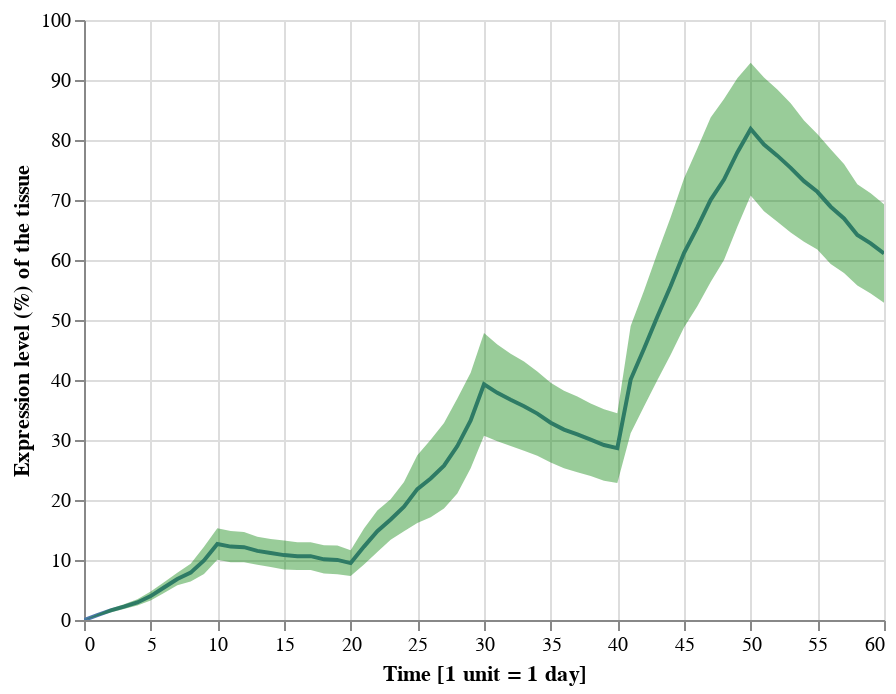

Notebook code for this chart:
### Code cell
import altair as alt
line = alt.Chart(Tr).mark_line().encode(
    x=alt.X('Time_step', title='Time [1 unit = 1 day]'),
    y=alt.Y('mean', title= 'Expression level (%) of the tissue')
)

band = alt.Chart(Tr).mark_area(
    opacity=0.4, color='green').encode(
    x=alt.X('Time_step', title='Time [1 unit = 1 day]'),
    y='lower',
    y2='upper'
)
(line + band).interactive()

### Figure 1 — Vega-Lite specification as saved in the notebook (floating-point values rounded to 4 significant figures)
{"config": {"view": {"continuousWidth": 400, "continuousHeight": 300}}, "layer": [{"mark": "line", "encoding": {"x": {"type": "quantitative", "field": "Time_step", "title": "Time [1 unit = 1 day]"}, "y": {"type": "quantitative", "field": "mean", "title": "Expression level (%) of the tissue"}}, "selection": {"selector009": {"type": "interval", "bind": "scales", "encodings": ["x", "y"]}}}, {"mark": {"type": "area", "color": "green", "opacity": 0.4}, "encoding": {"x": {"type": "quantitative", "field": "Time_step", "title": "Time [1 unit = 1 day]"}, "y": {"type": "quantitative", "field": "lower"}, "y2": {"field": "upper"}}}], "data": {"name": "data-f605af03c289a58fd88158fbe9111ecd"}, "$schema": "https://vega.github.io/schema/vega-lite/v4.8.1.json", "datasets": {"data-f605af03c289a58fd88158fbe9111ecd": [{"Time_step": 0, "Sim_1": 0.0, "Sim_2": 0.0, "Sim_3": 0.0, "Sim_4": 0.0, "Sim_5": 0.0, "Sim_6": 0.0, "Sim_7": 0.0, "Sim_8": 0.0, "Sim_9": 0.0, "Sim_10": 0.0, "Sim_11": 0.0, "Sim_12": 0.0, "Sim_13": 0.0, "Sim_14": 0.0, "Sim_15": 0.0, "Sim_16": 0.0, "Sim_17": 0.0, "Sim_18": 0.0, "Sim_19": 0.0, "Sim_20": 0.0, "mean": 0.0, "std": 0.0, "upper": 0.0, "lower": 0.0}, {"Time_step": 1, "Sim_1": 0.3546, "Sim_2": 0.7092, "Sim_3": 1.064, "Sim_4": 1.064, "Sim_5": 1.773, "Sim_6": 0.7092, "Sim_7": 1.064, "Sim_8": 1.064, "Sim_9": 0.7092, "Sim_10": 1.064, "Sim_11": 1.064, "Sim_12": 1.064, "Sim_13": 0.7092, "Sim_14": 1.064, "Sim_15": 1.064, "Sim_16": 0.7092, "Sim_17": 1.064, "Sim_18": 1.064, "Sim_19": 0.7092, "Sim_20": 0.0, "mean": 0.7979, "std": 0.3395, "upper": 0.9676, "lower": 0.6281}, {"Time_step": 2, "Sim_1": 1.418, "Sim_2": 0.7092, "Sim_3": 2.128, "Sim_4": 2.128, "Sim_5": 2.837, "Sim_6": 1.773, "Sim_7": 2.128, "Sim_8": 2.128, "Sim_9": 2.128, "Sim_10": 3.191, "Sim_11": 2.482, "Sim_12": 1.418, "Sim_13": 1.773, "Sim_14": 1.773, "Sim_15": 1.418, "Sim_16": 2.128, "Sim_17": 2.128, "Sim_18": 2.128, "Sim_19": 1.418, "Sim_20": 0.3546, "mean": 1.596, "std": 0.679, "upper": 1.935, "lower": 1.256}, {"Time_step": 3, "Sim_1": 1.773, "Sim_2": 1.418, "Sim_3": 3.191, "Sim_4": 2.482, "Sim_5": 3.546, "Sim_6": 3.191, "Sim_7": 2.837, "Sim_8": 3.191, "Sim_9": 3.901, "Sim_10": 4.61, "Sim_11": 4.61, "Sim_12": 2.837, "Sim_13": 2.482, "Sim_14": 2.837, "Sim_15": 2.837, "Sim_16": 3.546, "Sim_17": 3.546, "Sim_18": 2.837, "Sim_19": 1.773, "Sim_20": 1.418, "mean": 2.216, "std": 0.7863, "upper": 2.609, "lower": 1.823}, {"Time_step": 4, "Sim_1": 3.191, "Sim_2": 1.418, "Sim_3": 3.901, "Sim_4": 3.191, "Sim_5": 4.61, "Sim_6": 5.319, "Sim_7": 3.191, "Sim_8": 3.901, "Sim_9": 6.028, "Sim_10": 5.674, "Sim_11": 6.028, "Sim_12": 4.61, "Sim_13": 3.546, "Sim_14": 3.191, "Sim_15": 2.837, "Sim_16": 5.319, "Sim_17": 4.61, "Sim_18": 5.319, "Sim_19": 2.482, "Sim_20": 2.128, "mean": 2.926, "std": 1.059, "upper": 3.455, "lower": 2.396}, {"Time_step": 5, "Sim_1": 4.965, "Sim_2": 1.773, "Sim_3": 4.965, "Sim_4": 4.255, "Sim_5": 6.028, "Sim_6": 6.738, "Sim_7": 3.546, "Sim_8": 4.61, "Sim_9": 9.22, "Sim_10": 6.738, "Sim_11": 8.865, "Sim_12": 7.447, "Sim_13": 4.255, "Sim_14": 4.255, "Sim_15": 4.255, "Sim_16": 6.028, "Sim_17": 5.674, "Sim_18": 6.383, "Sim_19": 3.191, "Sim_20": 2.128, "mean": 3.989, "std": 1.515, "upper": 4.747, "lower": 3.232}, {"Time_step": 6, "Sim_1": 6.028, "Sim_2": 3.191, "Sim_3": 7.447, "Sim_4": 4.965, "Sim_5": 7.801, "Sim_6": 7.801, "Sim_7": 3.901, "Sim_8": 7.092, "Sim_9": 10.28, "Sim_10": 7.447, "Sim_11": 10.64, "Sim_12": 8.511, "Sim_13": 4.965, "Sim_14": 4.255, "Sim_15": 4.965, "Sim_16": 7.092, "Sim_17": 6.028, "Sim_18": 8.511, "Sim_19": 4.61, "Sim_20": 3.191, "mean": 5.408, "std": 1.794, "upper": 6.305, "lower": 4.511}, {"Time_step": 7, "Sim_1": 7.092, "Sim_2": 3.901, "Sim_3": 8.865, "Sim_4": 7.447, "Sim_5": 8.511, "Sim_6": 8.511, "Sim_7": 4.255, "Sim_8": 8.511, "Sim_9": 13.12, "Sim_10": 8.156, "Sim_11": 14.89, "Sim_12": 9.929, "Sim_13": 7.092, "Sim_14": 4.61, "Sim_15": 4.965, "Sim_16": 8.511, "Sim_17": 7.092, "Sim_18": 10.64, "Sim_19": 4.965, "Sim_20": 3.901, "mean": 6.826, "std": 2.095, "upper": 7.874, "lower": 5.779}, {"Time_step": 8, "Sim_1": 7.092, "Sim_2": 4.255, "Sim_3": 11.35, "Sim_4": 8.865, "Sim_5": 9.22, "Sim_6": 9.574, "Sim_7": 5.319, "Sim_8": 11.35, "Sim_9": 18.09, "Sim_10": 8.865, "Sim_11": 18.09, "Sim_12": 11.35, "Sim_13": 7.092, "Sim_14": 6.028, "Sim_15": 5.674, "Sim_16": 9.22, "Sim_17": 9.22, "Sim_18": 12.06, "Sim_19": 6.383, "Sim_20": 4.255, "mean": 7.89, "std": 2.986, "upper": 9.383, "lower": 6.397}, {"Time_step": 9, "Sim_1": 7.447, "Sim_2": 5.319, "Sim_3": 15.6, "Sim_4": 11.35, "Sim_5": 9.574, "Sim_6": 10.99, "Sim_7": 8.156, "Sim_8": 15.6, "Sim_9": 22.7, "Sim_10": 9.574, "Sim_11": 20.21, "Sim_12": 11.7, "Sim_13": 8.865, "Sim_14": 6.738, "Sim_15": 6.028, "Sim_16": 9.929, "Sim_17": 10.99, "Sim_18": 12.77, "Sim_19": 8.156, "Sim_20": 4.61, "mean": 9.929, "std": 4.532, "upper": 12.2, "lower": 7.663}, {"Time_step": 10, "Sim_1": 8.865, "Sim_2": 7.801, "Sim_3": 18.79, "Sim_4": 15.25, "Sim_5": 12.41, "Sim_6": 12.06, "Sim_7": 9.22, "Sim_8": 18.79, "Sim_9": 28.72, "Sim_10": 9.574, "Sim_11": 23.76, "Sim_12": 12.77, "Sim_13": 10.28, "Sim_14": 7.092, "Sim_15": 7.092, "Sim_16": 11.35, "Sim_17": 13.12, "Sim_18": 16.67, "Sim_19": 9.22, "Sim_20": 5.674, "mean": 12.68, "std": 5.239, "upper": 15.3, "lower": 10.06}, {"Time_step": 11, "Sim_1": 8.865, "Sim_2": 7.092, "Sim_3": 18.44, "Sim_4": 14.54, "Sim_5": 11.35, "Sim_6": 12.06, "Sim_7": 9.22, "Sim_8": 18.44, "Sim_9": 27.3, "Sim_10": 9.22, "Sim_11": 23.4, "Sim_12": 12.41, "Sim_13": 10.28, "Sim_14": 7.092, "Sim_15": 7.092, "Sim_16": 10.64, "Sim_17": 12.77, "Sim_18": 15.96, "Sim_19": 8.865, "Sim_20": 5.319, "mean": 12.23, "std": 5.216, "upper": 14.84, "lower": 9.626}, {"Time_step": 12, "Sim_1": 8.865, "Sim_2": 7.092, "Sim_3": 18.09, "Sim_4": 14.54, "Sim_5": 10.99, "Sim_6": 11.35, "Sim_7": 8.865, "Sim_8": 18.09, "Sim_9": 25.89, "Sim_10": 8.511, "Sim_11": 21.28, "Sim_12": 12.06, "Sim_13": 10.28, "Sim_14": 7.092, "Sim_15": 7.092, "Sim_16": 9.929, "Sim_17": 12.06, "Sim_18": 15.6, "Sim_19": 8.865, "Sim_20": 4.965, "mean": 12.15, "std": 5.076, "upper": 14.68, "lower": 9.607}, {"Time_step": 13, "Sim_1": 8.511, "Sim_2": 7.092, "Sim_3": 17.38, "Sim_4": 13.12, "Sim_5": 10.64, "Sim_6": 11.35, "Sim_7": 8.865, "Sim_8": 16.67, "Sim_9": 25.53, "Sim_10": 8.511, "Sim_11": 20.57, "Sim_12": 12.06, "Sim_13": 9.929, "Sim_14": 7.092, "Sim_15": 7.092, "Sim_16": 9.929, "Sim_17": 12.06, "Sim_18": 15.6, "Sim_19": 8.865, "Sim_20": 4.965, "mean": 11.52, "std": 4.673, "upper": 13.86, "lower": 9.188}, {"Time_step": 14, "Sim_1": 8.156, "Sim_2": 6.738, "Sim_3": 17.02, "Sim_4": 12.77, "Sim_5": 10.64, "Sim_6": 10.64, "Sim_7": 8.865, "Sim_8": 15.96, "Sim_9": 25.53, "Sim_10": 8.511, "Sim_11": 20.57, "Sim_12": 12.06, "Sim_13": 9.574, "Sim_14": 6.383, "Sim_15": 7.092, "Sim_16": 9.929, "Sim_17": 12.06, "Sim_18": 15.6, "Sim_19": 8.156, "Sim_20": 4.965, "mean": 11.17, "std": 4.673, "upper": 13.51, "lower": 8.834}, {"Time_step": 15, "Sim_1": 8.156, "Sim_2": 6.028, "Sim_3": 17.02, "Sim_4": 12.06, "Sim_5": 10.64, "Sim_6": 10.64, "Sim_7": 8.865, "Sim_8": 15.6, "Sim_9": 24.47, "Sim_10": 8.511, "Sim_11": 20.21, "Sim_12": 11.7, "Sim_13": 9.22, "Sim_14": 5.674, "Sim_15": 6.383, "Sim_16": 9.929, "Sim_17": 11.35, "Sim_18": 15.6, "Sim_19": 8.156, "Sim_20": 4.61, "mean": 10.82, "std": 4.832, "upper": 13.23, "lower": 8.4}, {"Time_step": 16, "Sim_1": 8.156, "Sim_2": 6.028, "Sim_3": 16.67, "Sim_4": 11.7, "Sim_5": 10.28, "Sim_6": 10.64, "Sim_7": 8.865, "Sim_8": 15.25, "Sim_9": 23.76, "Sim_10": 8.156, "Sim_11": 19.86, "Sim_12": 11.7, "Sim_13": 8.156, "Sim_14": 5.319, "Sim_15": 6.028, "Sim_16": 9.574, "Sim_17": 11.35, "Sim_18": 14.89, "Sim_19": 7.801, "Sim_20": 4.61, "mean": 10.64, "std": 4.651, "upper": 12.96, "lower": 8.313}, {"Time_step": 17, "Sim_1": 8.156, "Sim_2": 6.028, "Sim_3": 16.67, "Sim_4": 11.7, "Sim_5": 10.28, "Sim_6": 10.28, "Sim_7": 8.865, "Sim_8": 15.25, "Sim_9": 23.4, "Sim_10": 7.801, "Sim_11": 19.15, "Sim_12": 11.7, "Sim_13": 7.801, "Sim_14": 4.965, "Sim_15": 5.674, "Sim_16": 9.22, "Sim_17": 10.99, "Sim_18": 14.54, "Sim_19": 7.447, "Sim_20": 4.61, "mean": 10.64, "std": 4.651, "upper": 12.96, "lower": 8.313}, {"Time_step": 18, "Sim_1": 7.447, "Sim_2": 5.674, "Sim_3": 16.31, "Sim_4": 10.99, "Sim_5": 10.28, "Sim_6": 10.28, "Sim_7": 8.156, "Sim_8": 14.54, "Sim_9": 22.7, "Sim_10": 7.801, "Sim_11": 18.09, "Sim_12": 10.28, "Sim_13": 7.801, "Sim_14": 4.965, "Sim_15": 5.674, "Sim_16": 8.865, "Sim_17": 10.99, "Sim_18": 14.18, "Sim_19": 7.092, "Sim_20": 4.61, "mean": 10.11, "std": 4.691, "upper": 12.45, "lower": 7.761}, {"Time_step": 19, "Sim_1": 7.447, "Sim_2": 5.319, "Sim_3": 16.31, "Sim_4": 10.99, "Sim_5": 9.574, "Sim_6": 10.28, "Sim_7": 8.156, "Sim_8": 14.54, "Sim_9": 21.63, "Sim_10": 6.738, "Sim_11": 16.31, "Sim_12": 10.28, "Sim_13": 7.447, "Sim_14": 4.965, "Sim_15": 5.674, "Sim_16": 8.511, "Sim_17": 10.64, "Sim_18": 13.83, "Sim_19": 6.383, "Sim_20": 4.61, "mean": 10.02, "std": 4.805, "upper": 12.42, "lower": 7.615}, {"Time_step": 20, "Sim_1": 7.447, "Sim_2": 4.965, "Sim_3": 14.89, "Sim_4": 10.64, "Sim_5": 9.22, "Sim_6": 10.28, "Sim_7": 7.801, "Sim_8": 14.54, "Sim_9": 20.92, "Sim_10": 6.738, "Sim_11": 16.31, "Sim_12": 10.28, "Sim_13": 7.447, "Sim_14": 4.965, "Sim_15": 5.674, "Sim_16": 8.511, "Sim_17": 9.929, "Sim_18": 13.12, "Sim_19": 5.674, "Sim_20": 4.61, "mean": 9.486, "std": 4.288, "upper": 11.63, "lower": 7.342}, {"Time_step": 21, "Sim_1": 9.22, "Sim_2": 6.028, "Sim_3": 19.86, "Sim_4": 13.83, "Sim_5": 10.99, "Sim_6": 13.12, "Sim_7": 8.511, "Sim_8": 18.44, "Sim_9": 27.3, "Sim_10": 8.511, "Sim_11": 21.99, "Sim_12": 12.77, "Sim_13": 8.511, "Sim_14": 6.738, "Sim_15": 6.028, "Sim_16": 10.99, "Sim_17": 13.83, "Sim_18": 14.54, "Sim_19": 6.383, "Sim_20": 6.028, "mean": 12.23, "std": 6.007, "upper": 15.24, "lower": 9.23}, {"Time_step": 22, "Sim_1": 12.06, "Sim_2": 7.447, "Sim_3": 23.76, "Sim_4": 15.96, "Sim_5": 14.18, "Sim_6": 14.54, "Sim_7": 8.865, "Sim_8": 21.63, "Sim_9": 31.56, "Sim_10": 8.865, "Sim_11": 26.24, "Sim_12": 14.18, "Sim_13": 10.28, "Sim_14": 8.511, "Sim_15": 7.092, "Sim_16": 12.77, "Sim_17": 15.96, "Sim_18": 15.6, "Sim_19": 8.156, "Sim_20": 6.383, "mean": 14.8, "std": 6.909, "upper": 18.26, "lower": 11.35}, {"Time_step": 23, "Sim_1": 14.54, "Sim_2": 8.511, "Sim_3": 24.11, "Sim_4": 19.86, "Sim_5": 19.15, "Sim_6": 14.89, "Sim_7": 9.929, "Sim_8": 23.76, "Sim_9": 34.75, "Sim_10": 10.64, "Sim_11": 28.01, "Sim_12": 15.96, "Sim_13": 11.7, "Sim_14": 9.22, "Sim_15": 7.801, "Sim_16": 13.12, "Sim_17": 16.31, "Sim_18": 15.6, "Sim_19": 9.574, "Sim_20": 7.092, "mean": 16.76, "std": 6.749, "upper": 20.13, "lower": 13.38}, {"Time_step": 24, "Sim_1": 15.6, "Sim_2": 9.22, "Sim_3": 28.01, "Sim_4": 22.7, "Sim_5": 20.21, "Sim_6": 17.73, "Sim_7": 11.35, "Sim_8": 24.47, "Sim_9": 38.65, "Sim_10": 12.41, "Sim_11": 31.21, "Sim_12": 19.86, "Sim_13": 11.7, "Sim_14": 9.929, "Sim_15": 9.22, "Sim_16": 13.83, "Sim_17": 17.38, "Sim_18": 16.67, "Sim_19": 10.99, "Sim_20": 8.865, "mean": 18.88, "std": 8.207, "upper": 22.99, "lower": 14.78}, {"Time_step": 25, "Sim_1": 15.96, "Sim_2": 9.22, "Sim_3": 34.04, "Sim_4": 28.01, "Sim_5": 22.34, "Sim_6": 19.15, "Sim_7": 14.54, "Sim_8": 26.95, "Sim_9": 41.84, "Sim_10": 13.48, "Sim_11": 35.11, "Sim_12": 23.05, "Sim_13": 12.77, "Sim_14": 11.35, "Sim_15": 9.574, "Sim_16": 13.83, "Sim_17": 18.09, "Sim_18": 19.5, "Sim_19": 11.7, "Sim_20": 9.929, "mean": 21.81, "std": 11.27, "upper": 27.44, "lower": 16.17}, {"Time_step": 26, "Sim_1": 16.31, "Sim_2": 9.574, "Sim_3": 37.94, "Sim_4": 30.5, "Sim_5": 24.47, "Sim_6": 21.28, "Sim_7": 15.96, "Sim_8": 29.08, "Sim_9": 46.45, "Sim_10": 14.89, "Sim_11": 41.13, "Sim_12": 24.82, "Sim_13": 14.89, "Sim_14": 11.7, "Sim_15": 9.929, "Sim_16": 14.18, "Sim_17": 21.28, "Sim_18": 20.57, "Sim_19": 13.48, "Sim_20": 12.41, "mean": 23.58, "std": 12.95, "upper": 30.06, "lower": 17.11}, {"Time_step": 27, "Sim_1": 18.79, "Sim_2": 10.28, "Sim_3": 42.91, "Sim_4": 30.85, "Sim_5": 26.24, "Sim_6": 26.6, "Sim_7": 21.63, "Sim_8": 33.33, "Sim_9": 49.65, "Sim_10": 15.96, "Sim_11": 49.29, "Sim_12": 26.6, "Sim_13": 16.67, "Sim_14": 14.89, "Sim_15": 10.99, "Sim_16": 14.54, "Sim_17": 24.11, "Sim_18": 24.47, "Sim_19": 14.89, "Sim_20": 14.89, "mean": 25.71, "std": 14.24, "upper": 32.83, "lower": 18.59}, {"Time_step": 28, "Sim_1": 21.28, "Sim_2": 12.41, "Sim_3": 48.94, "Sim_4": 33.33, "Sim_5": 27.66, "Sim_6": 33.33, "Sim_7": 26.24, "Sim_8": 36.52, "Sim_9": 53.19, "Sim_10": 17.02, "Sim_11": 55.32, "Sim_12": 30.14, "Sim_13": 18.09, "Sim_14": 17.73, "Sim_15": 13.12, "Sim_16": 17.02, "Sim_17": 29.08, "Sim_18": 29.43, "Sim_19": 15.96, "Sim_20": 20.57, "mean": 28.99, "std": 15.82, "upper": 36.9, "lower": 21.08}, {"Time_step": 29, "Sim_1": 27.3, "Sim_2": 15.25, "Sim_3": 52.84, "Sim_4": 37.59, "Sim_5": 31.21, "Sim_6": 39.36, "Sim_7": 32.27, "Sim_8": 39.36, "Sim_9": 56.03, "Sim_10": 18.79, "Sim_11": 59.22, "Sim_12": 33.33, "Sim_13": 19.5, "Sim_14": 19.5, "Sim_15": 16.67, "Sim_16": 21.28, "Sim_17": 35.11, "Sim_18": 31.56, "Sim_19": 18.09, "Sim_20": 25.89, "mean": 33.24, "std": 15.94, "upper": 41.21, "lower": 25.28}, {"Time_step": 30, "Sim_1": 36.17, "Sim_2": 17.73, "Sim_3": 58.87, "Sim_4": 44.33, "Sim_5": 33.69, "Sim_6": 46.81, "Sim_7": 41.13, "Sim_8": 44.33, "Sim_9": 59.57, "Sim_10": 24.47, "Sim_11": 65.6, "Sim_12": 36.88, "Sim_13": 20.92, "Sim_14": 25.53, "Sim_15": 18.79, "Sim_16": 25.53, "Sim_17": 38.3, "Sim_18": 33.69, "Sim_19": 21.28, "Sim_20": 31.21, "mean": 39.27, "std": 17.16, "upper": 47.85, "lower": 30.69}, {"Time_step": 31, "Sim_1": 34.75, "Sim_2": 17.38, "Sim_3": 55.67, "Sim_4": 43.62, "Sim_5": 33.33, "Sim_6": 44.33, "Sim_7": 39.01, "Sim_8": 43.26, "Sim_9": 56.38, "Sim_10": 23.4, "Sim_11": 64.18, "Sim_12": 35.82, "Sim_13": 20.57, "Sim_14": 25.53, "Sim_15": 17.73, "Sim_16": 25.18, "Sim_17": 37.23, "Sim_18": 33.69, "Sim_19": 20.57, "Sim_20": 30.14, "mean": 37.85, "std": 16.12, "upper": 45.92, "lower": 29.79}, {"Time_step": 32, "Sim_1": 34.04, "Sim_2": 17.02, "Sim_3": 53.55, "Sim_4": 42.2, "Sim_5": 31.56, "Sim_6": 43.97, "Sim_7": 36.88, "Sim_8": 42.55, "Sim_9": 56.03, "Sim_10": 23.05, "Sim_11": 62.41, "Sim_12": 35.46, "Sim_13": 20.21, "Sim_14": 25.18, "Sim_15": 17.02, "Sim_16": 24.11, "Sim_17": 36.17, "Sim_18": 32.62, "Sim_19": 19.86, "Sim_20": 28.72, "mean": 36.7, "std": 15.37, "upper": 44.39, "lower": 29.02}, {"Time_step": 33, "Sim_1": 33.33, "Sim_2": 16.31, "Sim_3": 51.42, "Sim_4": 41.49, "Sim_5": 30.14, "Sim_6": 43.26, "Sim_7": 36.52, "Sim_8": 41.49, "Sim_9": 53.9, "Sim_10": 22.34, "Sim_11": 60.99, "Sim_12": 35.11, "Sim_13": 19.86, "Sim_14": 24.47, "Sim_15": 15.96, "Sim_16": 22.34, "Sim_17": 36.17, "Sim_18": 31.91, "Sim_19": 19.86, "Sim_20": 28.01, "mean": 35.64, "std": 14.86, "upper": 43.07, "lower": 28.21}, {"Time_step": 34, "Sim_1": 32.27, "Sim_2": 16.31, "Sim_3": 49.65, "Sim_4": 39.36, "Sim_5": 30.14, "Sim_6": 41.84, "Sim_7": 35.11, "Sim_8": 40.78, "Sim_9": 51.42, "Sim_10": 21.28, "Sim_11": 58.16, "Sim_12": 34.04, "Sim_13": 19.5, "Sim_14": 23.76, "Sim_15": 15.96, "Sim_16": 22.34, "Sim_17": 35.46, "Sim_18": 30.85, "Sim_19": 19.5, "Sim_20": 26.6, "mean": 34.4, "std": 14.01, "upper": 41.4, "lower": 27.39}, {"Time_step": 35, "Sim_1": 31.91, "Sim_2": 15.25, "Sim_3": 46.81, "Sim_4": 37.59, "Sim_5": 29.43, "Sim_6": 40.07, "Sim_7": 34.4, "Sim_8": 37.94, "Sim_9": 50.0, "Sim_10": 20.57, "Sim_11": 54.96, "Sim_12": 32.98, "Sim_13": 18.79, "Sim_14": 23.4, "Sim_15": 15.25, "Sim_16": 21.28, "Sim_17": 33.33, "Sim_18": 29.79, "Sim_19": 18.44, "Sim_20": 26.24, "mean": 32.89, "std": 13.27, "upper": 39.52, "lower": 26.26}, {"Time_step": 36, "Sim_1": 29.79, "Sim_2": 14.89, "Sim_3": 45.39, "Sim_4": 36.88, "Sim_5": 28.37, "Sim_6": 38.65, "Sim_7": 32.98, "Sim_8": 36.88, "Sim_9": 47.87, "Sim_10": 19.86, "Sim_11": 54.61, "Sim_12": 31.56, "Sim_13": 17.73, "Sim_14": 22.34, "Sim_15": 13.83, "Sim_16": 19.86, "Sim_17": 32.62, "Sim_18": 29.08, "Sim_19": 17.73, "Sim_20": 25.89, "mean": 31.74, "std": 12.91, "upper": 38.19, "lower": 25.28}, {"Time_step": 37, "Sim_1": 28.72, "Sim_2": 14.54, "Sim_3": 44.33, "Sim_4": 36.17, "Sim_5": 26.6, "Sim_6": 36.88, "Sim_7": 32.98, "Sim_8": 36.17, "Sim_9": 46.1, "Sim_10": 19.5, "Sim_11": 53.9, "Sim_12": 30.14, "Sim_13": 15.96, "Sim_14": 21.63, "Sim_15": 13.12, "Sim_16": 18.79, "Sim_17": 31.56, "Sim_18": 28.72, "Sim_19": 17.73, "Sim_20": 24.47, "mean": 30.94, "std": 12.66, "upper": 37.27, "lower": 24.61}, {"Time_step": 38, "Sim_1": 27.3, "Sim_2": 14.54, "Sim_3": 42.55, "Sim_4": 35.82, "Sim_5": 25.89, "Sim_6": 36.17, "Sim_7": 31.91, "Sim_8": 35.11, "Sim_9": 43.97, "Sim_10": 19.15, "Sim_11": 52.84, "Sim_12": 29.79, "Sim_13": 15.6, "Sim_14": 21.28, "Sim_15": 12.77, "Sim_16": 18.44, "Sim_17": 30.5, "Sim_18": 28.01, "Sim_19": 16.67, "Sim_20": 23.4, "mean": 30.05, "std": 12.08, "upper": 36.09, "lower": 24.01}, {"Time_step": 39, "Sim_1": 25.89, "Sim_2": 14.18, "Sim_3": 41.84, "Sim_4": 34.75, "Sim_5": 25.18, "Sim_6": 35.46, "Sim_7": 30.85, "Sim_8": 34.04, "Sim_9": 42.55, "Sim_10": 18.79, "Sim_11": 49.65, "Sim_12": 29.43, "Sim_13": 15.25, "Sim_14": 21.28, "Sim_15": 12.77, "Sim_16": 17.02, "Sim_17": 30.14, "Sim_18": 27.3, "Sim_19": 16.31, "Sim_20": 23.4, "mean": 29.17, "std": 11.93, "upper": 35.13, "lower": 23.2}, {"Time_step": 40, "Sim_1": 25.18, "Sim_2": 14.18, "Sim_3": 41.13, "Sim_4": 34.04, "Sim_5": 24.82, "Sim_6": 34.04, "Sim_7": 29.43, "Sim_8": 33.33, "Sim_9": 41.13, "Sim_10": 18.44, "Sim_11": 47.52, "Sim_12": 28.01, "Sim_13": 14.54, "Sim_14": 20.57, "Sim_15": 12.06, "Sim_16": 17.02, "Sim_17": 29.08, "Sim_18": 25.18, "Sim_19": 14.89, "Sim_20": 22.7, "mean": 28.63, "std": 11.64, "upper": 34.45, "lower": 22.82}, {"Time_step": 41, "Sim_1": 36.88, "Sim_2": 17.38, "Sim_3": 59.93, "Sim_4": 46.1, "Sim_5": 32.27, "Sim_6": 45.39, "Sim_7": 43.97, "Sim_8": 44.68, "Sim_9": 58.87, "Sim_10": 25.18, "Sim_11": 64.89, "Sim_12": 38.65, "Sim_13": 17.38, "Sim_14": 24.82, "Sim_15": 17.73, "Sim_16": 23.76, "Sim_17": 41.13, "Sim_18": 31.91, "Sim_19": 21.63, "Sim_20": 31.56, "mean": 40.07, "std": 17.85, "upper": 49.0, "lower": 31.15}, {"Time_step": 42, "Sim_1": 44.33, "Sim_2": 19.5, "Sim_3": 65.6, "Sim_4": 51.42, "Sim_5": 32.62, "Sim_6": 48.94, "Sim_7": 50.0, "Sim_8": 50.35, "Sim_9": 59.93, "Sim_10": 31.21, "Sim_11": 68.44, "Sim_12": 42.55, "Sim_13": 18.09, "Sim_14": 26.6, "Sim_15": 19.15, "Sim_16": 30.14, "Sim_17": 43.97, "Sim_18": 35.82, "Sim_19": 26.95, "Sim_20": 37.23, "mean": 45.21, "std": 19.29, "upper": 54.86, "lower": 35.57}, {"Time_step": 43, "Sim_1": 50.35, "Sim_2": 21.63, "Sim_3": 71.63, "Sim_4": 58.51, "Sim_5": 33.33, "Sim_6": 52.13, "Sim_7": 54.61, "Sim_8": 59.93, "Sim_9": 60.64, "Sim_10": 35.11, "Sim_11": 74.11, "Sim_12": 46.1, "Sim_13": 18.44, "Sim_14": 32.62, "Sim_15": 21.28, "Sim_16": 35.11, "Sim_17": 44.68, "Sim_18": 41.13, "Sim_19": 30.85, "Sim_20": 43.26, "mean": 50.53, "std": 21.17, "upper": 61.12, "lower": 39.95}, {"Time_step": 44, "Sim_1": 57.09, "Sim_2": 23.05, "Sim_3": 74.82, "Sim_4": 67.73, "Sim_5": 34.4, "Sim_6": 54.26, "Sim_7": 56.74, "Sim_8": 71.28, "Sim_9": 60.99, "Sim_10": 39.72, "Sim_11": 78.72, "Sim_12": 47.87, "Sim_13": 18.79, "Sim_14": 37.23, "Sim_15": 22.34, "Sim_16": 40.43, "Sim_17": 46.45, "Sim_18": 44.33, "Sim_19": 33.33, "Sim_20": 52.13, "mean": 55.67, "std": 22.94, "upper": 67.14, "lower": 44.2}, {"Time_step": 45, "Sim_1": 64.18, "Sim_2": 25.18, "Sim_3": 78.72, "Sim_4": 76.6, "Sim_5": 35.46, "Sim_6": 57.8, "Sim_7": 58.16, "Sim_8": 79.43, "Sim_9": 60.99, "Sim_10": 41.84, "Sim_11": 82.98, "Sim_12": 50.35, "Sim_13": 20.57, "Sim_14": 39.36, "Sim_15": 26.24, "Sim_16": 42.55, "Sim_17": 48.58, "Sim_18": 46.1, "Sim_19": 38.65, "Sim_20": 59.22, "mean": 61.17, "std": 24.84, "upper": 73.59, "lower": 48.75}, {"Time_step": 46, "Sim_1": 70.21, "Sim_2": 26.95, "Sim_3": 81.56, "Sim_4": 82.98, "Sim_5": 37.23, "Sim_6": 60.99, "Sim_7": 62.06, "Sim_8": 85.82, "Sim_9": 62.06, "Sim_10": 44.33, "Sim_11": 85.11, "Sim_12": 52.84, "Sim_13": 22.34, "Sim_14": 39.72, "Sim_15": 32.62, "Sim_16": 47.52, "Sim_17": 51.42, "Sim_18": 47.87, "Sim_19": 43.62, "Sim_20": 64.89, "mean": 65.43, "std": 26.28, "upper": 78.56, "lower": 52.29}, {"Time_step": 47, "Sim_1": 74.11, "Sim_2": 30.14, "Sim_3": 86.88, "Sim_4": 89.01, "Sim_5": 38.65, "Sim_6": 64.54, "Sim_7": 63.83, "Sim_8": 87.59, "Sim_9": 62.06, "Sim_10": 49.29, "Sim_11": 85.11, "Sim_12": 53.19, "Sim_13": 23.4, "Sim_14": 41.13, "Sim_15": 38.65, "Sim_16": 52.84, "Sim_17": 55.32, "Sim_18": 49.65, "Sim_19": 49.29, "Sim_20": 72.34, "mean": 70.04, "std": 27.4, "upper": 83.73, "lower": 56.34}, {"Time_step": 48, "Sim_1": 77.3, "Sim_2": 34.4, "Sim_3": 89.36, "Sim_4": 92.55, "Sim_5": 41.84, "Sim_6": 65.6, "Sim_7": 65.25, "Sim_8": 90.07, "Sim_9": 62.77, "Sim_10": 52.84, "Sim_11": 86.17, "Sim_12": 53.19, "Sim_13": 24.82, "Sim_14": 45.74, "Sim_15": 44.68, "Sim_16": 55.32, "Sim_17": 56.38, "Sim_18": 54.96, "Sim_19": 54.61, "Sim_20": 79.08, "mean": 73.4, "std": 26.82, "upper": 86.81, "lower": 59.99}, {"Time_step": 49, "Sim_1": 81.91, "Sim_2": 41.84, "Sim_3": 92.55, "Sim_4": 95.39, "Sim_5": 49.65, "Sim_6": 68.09, "Sim_7": 65.6, "Sim_8": 92.55, "Sim_9": 66.67, "Sim_10": 55.67, "Sim_11": 87.23, "Sim_12": 53.19, "Sim_13": 26.95, "Sim_14": 50.71, "Sim_15": 51.06, "Sim_16": 59.22, "Sim_17": 60.64, "Sim_18": 63.12, "Sim_19": 58.87, "Sim_20": 83.33, "mean": 77.93, "std": 24.74, "upper": 90.3, "lower": 65.55}, {"Time_step": 50, "Sim_1": 83.69, "Sim_2": 50.0, "Sim_3": 95.39, "Sim_4": 98.23, "Sim_5": 58.16, "Sim_6": 69.86, "Sim_7": 65.96, "Sim_8": 96.81, "Sim_9": 69.5, "Sim_10": 58.51, "Sim_11": 89.72, "Sim_12": 53.9, "Sim_13": 29.08, "Sim_14": 56.38, "Sim_15": 54.96, "Sim_16": 63.12, "Sim_17": 64.54, "Sim_18": 69.5, "Sim_19": 63.48, "Sim_20": 87.23, "mean": 81.83, "std": 22.13, "upper": 92.89, "lower": 70.76}, {"Time_step": 51, "Sim_1": 81.21, "Sim_2": 47.16, "Sim_3": 93.26, "Sim_4": 95.39, "Sim_5": 57.09, "Sim_6": 68.09, "Sim_7": 64.54, "Sim_8": 94.33, "Sim_9": 66.67, "Sim_10": 56.03, "Sim_11": 87.59, "Sim_12": 51.06, "Sim_13": 27.3, "Sim_14": 54.26, "Sim_15": 53.9, "Sim_16": 60.99, "Sim_17": 63.48, "Sim_18": 66.31, "Sim_19": 60.99, "Sim_20": 82.98, "mean": 79.26, "std": 22.29, "upper": 90.4, "lower": 68.11}, {"Time_step": 52, "Sim_1": 79.08, "Sim_2": 45.74, "Sim_3": 91.84, "Sim_4": 92.91, "Sim_5": 55.32, "Sim_6": 65.25, "Sim_7": 62.41, "Sim_8": 91.13, "Sim_9": 64.89, "Sim_10": 53.19, "Sim_11": 85.11, "Sim_12": 49.65, "Sim_13": 26.95, "Sim_14": 53.19, "Sim_15": 52.13, "Sim_16": 59.57, "Sim_17": 61.35, "Sim_18": 64.89, "Sim_19": 58.51, "Sim_20": 82.27, "mean": 77.39, "std": 22.02, "upper": 88.4, "lower": 66.39}, {"Time_step": 53, "Sim_1": 77.3, "Sim_2": 44.33, "Sim_3": 89.36, "Sim_4": 90.43, "Sim_5": 53.9, "Sim_6": 62.41, "Sim_7": 60.64, "Sim_8": 88.3, "Sim_9": 63.48, "Sim_10": 50.71, "Sim_11": 79.79, "Sim_12": 48.58, "Sim_13": 26.95, "Sim_14": 52.13, "Sim_15": 50.35, "Sim_16": 57.45, "Sim_17": 58.16, "Sim_18": 61.35, "Sim_19": 57.45, "Sim_20": 78.01, "mean": 75.35, "std": 21.52, "upper": 86.12, "lower": 64.59}, {"Time_step": 54, "Sim_1": 75.18, "Sim_2": 43.97, "Sim_3": 86.88, "Sim_4": 86.52, "Sim_5": 51.77, "Sim_6": 60.99, "Sim_7": 59.57, "Sim_8": 85.46, "Sim_9": 60.64, "Sim_10": 49.65, "Sim_11": 78.37, "Sim_12": 47.87, "Sim_13": 26.24, "Sim_14": 51.77, "Sim_15": 50.0, "Sim_16": 56.03, "Sim_17": 57.45, "Sim_18": 59.22, "Sim_19": 57.09, "Sim_20": 75.53, "mean": 73.14, "std": 20.19, "upper": 83.23, "lower": 63.04}, {"Time_step": 55, "Sim_1": 74.47, "Sim_2": 43.26, "Sim_3": 84.04, "Sim_4": 83.69, "Sim_5": 50.35, "Sim_6": 58.51, "Sim_7": 56.38, "Sim_8": 82.98, "Sim_9": 58.16, "Sim_10": 48.58, "Sim_11": 76.24, "Sim_12": 46.81, "Sim_13": 24.82, "Sim_14": 49.29, "Sim_15": 49.29, "Sim_16": 53.55, "Sim_17": 56.03, "Sim_18": 57.45, "Sim_19": 55.32, "Sim_20": 73.76, "mean": 71.37, "std": 19.25, "upper": 80.99, "lower": 61.74}, {"Time_step": 56, "Sim_1": 71.28, "Sim_2": 41.13, "Sim_3": 82.27, "Sim_4": 80.85, "Sim_5": 49.65, "Sim_6": 56.38, "Sim_7": 54.61, "Sim_8": 80.14, "Sim_9": 57.45, "Sim_10": 47.52, "Sim_11": 74.47, "Sim_12": 45.39, "Sim_13": 23.4, "Sim_14": 47.87, "Sim_15": 48.23, "Sim_16": 51.77, "Sim_17": 54.61, "Sim_18": 56.38, "Sim_19": 53.55, "Sim_20": 72.7, "mean": 68.88, "std": 19.13, "upper": 78.45, "lower": 59.32}, {"Time_step": 57, "Sim_1": 68.44, "Sim_2": 40.78, "Sim_3": 78.72, "Sim_4": 79.79, "Sim_5": 48.23, "Sim_6": 54.61, "Sim_7": 53.19, "Sim_8": 78.37, "Sim_9": 56.38, "Sim_10": 47.16, "Sim_11": 71.99, "Sim_12": 44.33, "Sim_13": 22.34, "Sim_14": 46.45, "Sim_15": 46.81, "Sim_16": 49.65, "Sim_17": 52.48, "Sim_18": 54.61, "Sim_19": 51.42, "Sim_20": 70.57, "mean": 66.93, "std": 18.17, "upper": 76.02, "lower": 57.85}, {"Time_step": 58, "Sim_1": 64.89, "Sim_2": 40.07, "Sim_3": 76.24, "Sim_4": 75.53, "Sim_5": 46.45, "Sim_6": 52.84, "Sim_7": 51.42, "Sim_8": 75.53, "Sim_9": 55.67, "Sim_10": 46.81, "Sim_11": 69.5, "Sim_12": 43.62, "Sim_13": 21.28, "Sim_14": 43.62, "Sim_15": 45.39, "Sim_16": 48.58, "Sim_17": 51.06, "Sim_18": 51.42, "Sim_19": 50.0, "Sim_20": 68.09, "mean": 64.18, "std": 16.89, "upper": 72.63, "lower": 55.74}, {"Time_step": 59, "Sim_1": 63.12, "Sim_2": 39.01, "Sim_3": 74.11, "Sim_4": 74.82, "Sim_5": 45.74, "Sim_6": 51.42, "Sim_7": 50.71, "Sim_8": 73.05, "Sim_9": 53.55, "Sim_10": 44.68, "Sim_11": 66.67, "Sim_12": 41.84, "Sim_13": 20.57, "Sim_14": 42.55, "Sim_15": 43.62, "Sim_16": 47.87, "Sim_17": 49.65, "Sim_18": 50.71, "Sim_19": 47.87, "Sim_20": 66.67, "mean": 62.77, "std": 16.72, "upper": 71.13, "lower": 54.41}, {"Time_step": 60, "Sim_1": 59.93, "Sim_2": 38.3, "Sim_3": 72.34, "Sim_4": 73.76, "Sim_5": 43.97, "Sim_6": 49.65, "Sim_7": 48.94, "Sim_8": 71.99, "Sim_9": 52.48, "Sim_10": 43.26, "Sim_11": 66.31, "Sim_12": 41.13, "Sim_13": 20.21, "Sim_14": 41.13, "Sim_15": 42.2, "Sim_16": 46.1, "Sim_17": 46.45, "Sim_18": 50.71, "Sim_19": 46.45, "Sim_20": 64.89, "mean": 61.08, "std": 16.41, "upper": 69.29, "lower": 52.88}]}}
